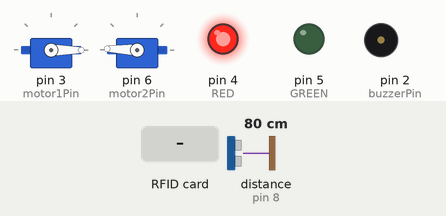
Simulated run of this sketch. Board: Arduino Uno, built with avr-gcc and run on an emulated ATmega328P. Shown: 2 × servo, output pins drawn as LEDs (lit = HIGH), buzzer (waves = sounding). Wiring (inferred from the names in the program): ultrasonic range finder: trigger pin 7; echo pin 8. Inputs (shaded band) come from the test bench; at power-on: distance to the obstacle (sensor on pin 8) 80 cm. The echo pulse lasts 58.3 µs per cm; pins used as bus, display or sensor lines are not drawn.

Above: at 1.2 s.
1.3 s: RFID card 84 C3 53 2E held to the reader
At 2.0 s:
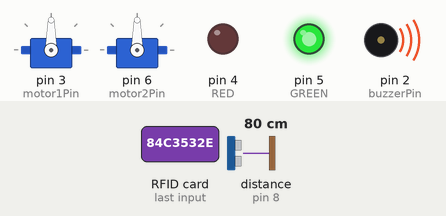
Timing chart, 0 to 4.8 s (numbered marks = the images above; inputs shaded):
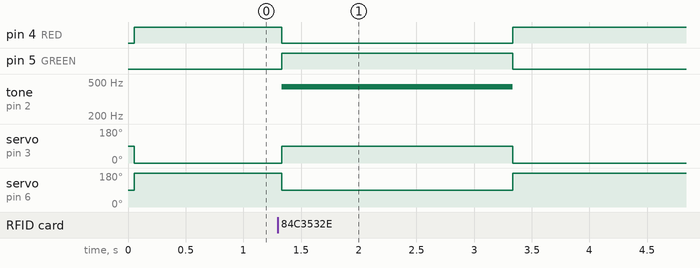

Measured:
- after the input at 1.3 s, pin 4 (RED): HIGH → LOW at once, → HIGH 2.0 s later; pin 5 (GREEN): LOW → HIGH at once, → LOW 2.0 s later; tone on pin 2 (buzzerPin): silent → 440 Hz at once, → silent 2.0 s later; servo on pin 3 (motor1Pin): 0° → 90° at once, → 0° 2.0 s later; servo on pin 6 (motor2Pin): 178° → 90° at once, → 178° 2.0 s later

The sketch:

CARPARK_WITH_SECURITY.ino
```cpp
#define SS_PIN 10
#define RST_PIN 9

#define trigPin 7
#define echoPin 8
#define buzzerPin 2

#define RED 4
#define GREEN 5

#define motor1Pin 3
#define motor2Pin 6

#include <SPI.h>
#include <Servo.h>
#include <MFRC522.h>

MFRC522 mfrc522(SS_PIN, RST_PIN);

Servo motor1;
Servo motor2;

void setup() {
  pinMode(trigPin, OUTPUT);
  pinMode(echoPin, INPUT);

  pinMode(RED, OUTPUT);
  pinMode(GREEN, OUTPUT);

  motor1.attach(motor1Pin);
  motor2.attach(motor2Pin);

  SPI.begin();
  mfrc522.PCD_Init();


}

void loop() {
  door_controller(false);

  if ( ! mfrc522.PICC_IsNewCardPresent())
  {
    return;
  }

  if ( ! mfrc522.PICC_ReadCardSerial())
  {
    return;
  }


  if (card_data().substring(1) == "84 c3 53 2e")
  {
    door_controller(true);
    delay(2000);
  }


}

bool door_permission(int distance) {
  if (distance < 20) {
    return false;
  } else {
    beep_sound(false);
    return true;
  }
}

int find_distance() {
  int tim;
  int distance;

  digitalWrite(trigPin, LOW);
  delayMicroseconds(5);

  digitalWrite(trigPin, HIGH);
  delayMicroseconds(5);

  digitalWrite(trigPin, LOW);
  delayMicroseconds(5);

  tim = pulseIn(echoPin, HIGH , 11600);
  distance = tim * 0.0345 / 2;

  return distance;
}

String card_data() {

  String content = "";
  byte letter;
  for (byte i = 0; i < mfrc522.uid.size; i++)
  {

    content.concat(String(mfrc522.uid.uidByte[i] < 0x10 ? " 0" : " "));
    content.concat(String(mfrc522.uid.uidByte[i], HEX));
  }
  return content;

}

void door_controller(bool ok) {

  if (ok) {
    motor1.write(90);
    motor2.write(90);
    led_controller(true);
    beep_sound(true);

  } else {

    if (door_permission(find_distance())) {
      motor1.write(0);
      motor2.write(178);
      led_controller(false);
    }

  }

}

void led_controller(bool ok) {
  if (ok) {
    digitalWrite(GREEN, HIGH);
    digitalWrite(RED, LOW);
  } else {
    digitalWrite(GREEN, LOW);
    digitalWrite(RED, HIGH);
  }

}

void beep_sound(bool ok){
  if(ok){
    tone(buzzerPin,440);
  }else{
    noTone(buzzerPin);
  }
}
```
